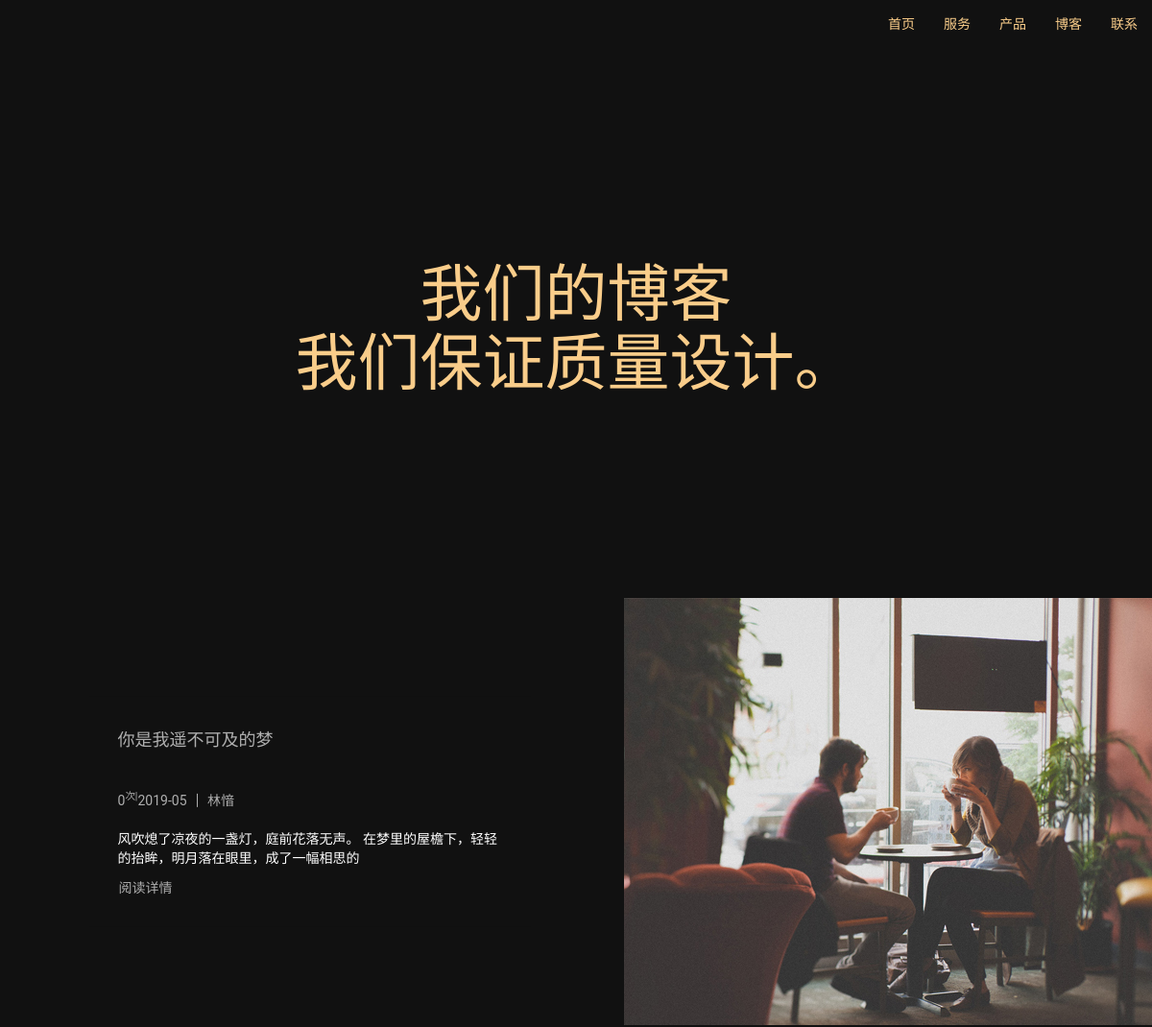
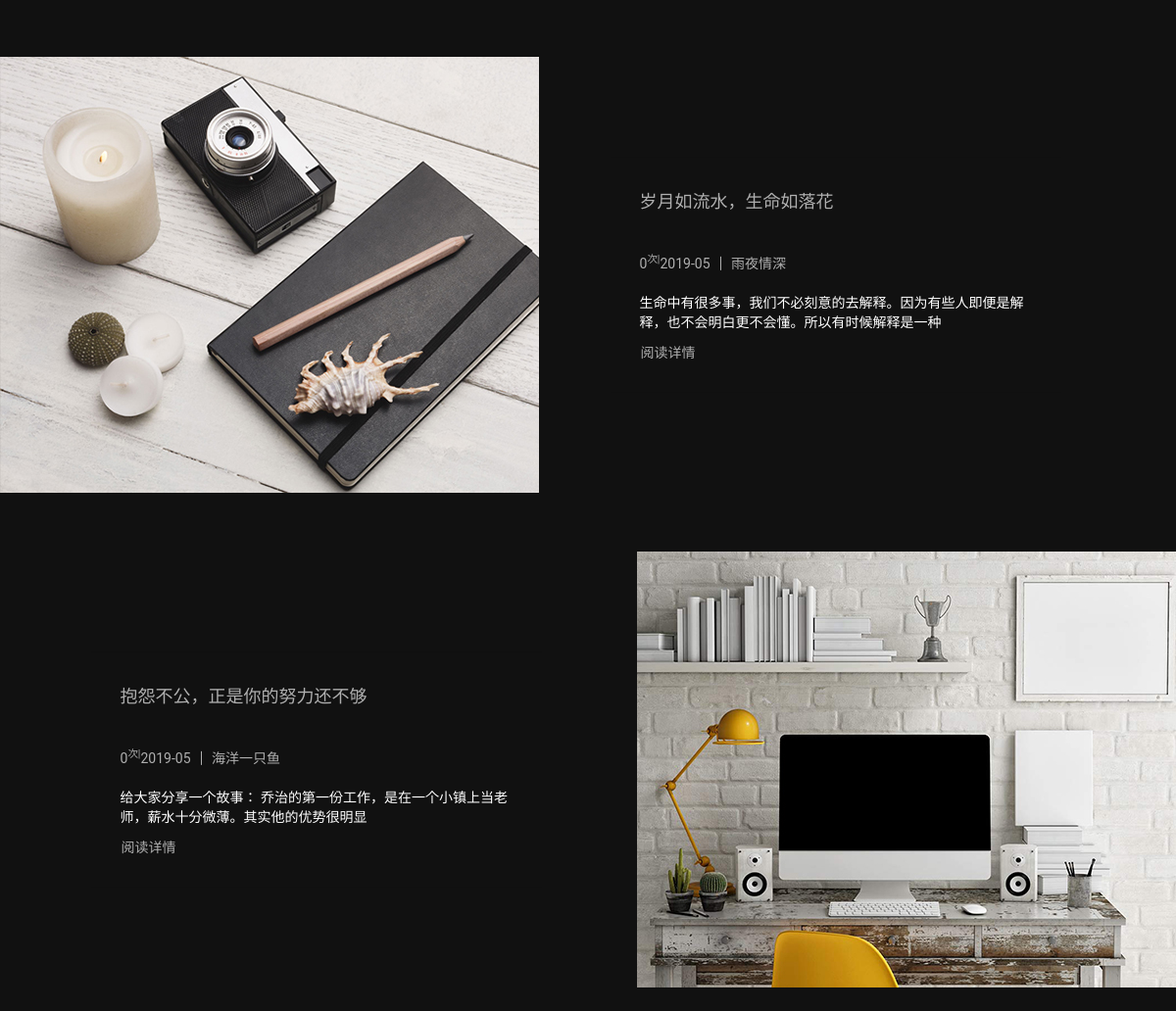
The page /web/allblog/ (upper part) on the database as committed earlier (2 pictures, top to bottom).
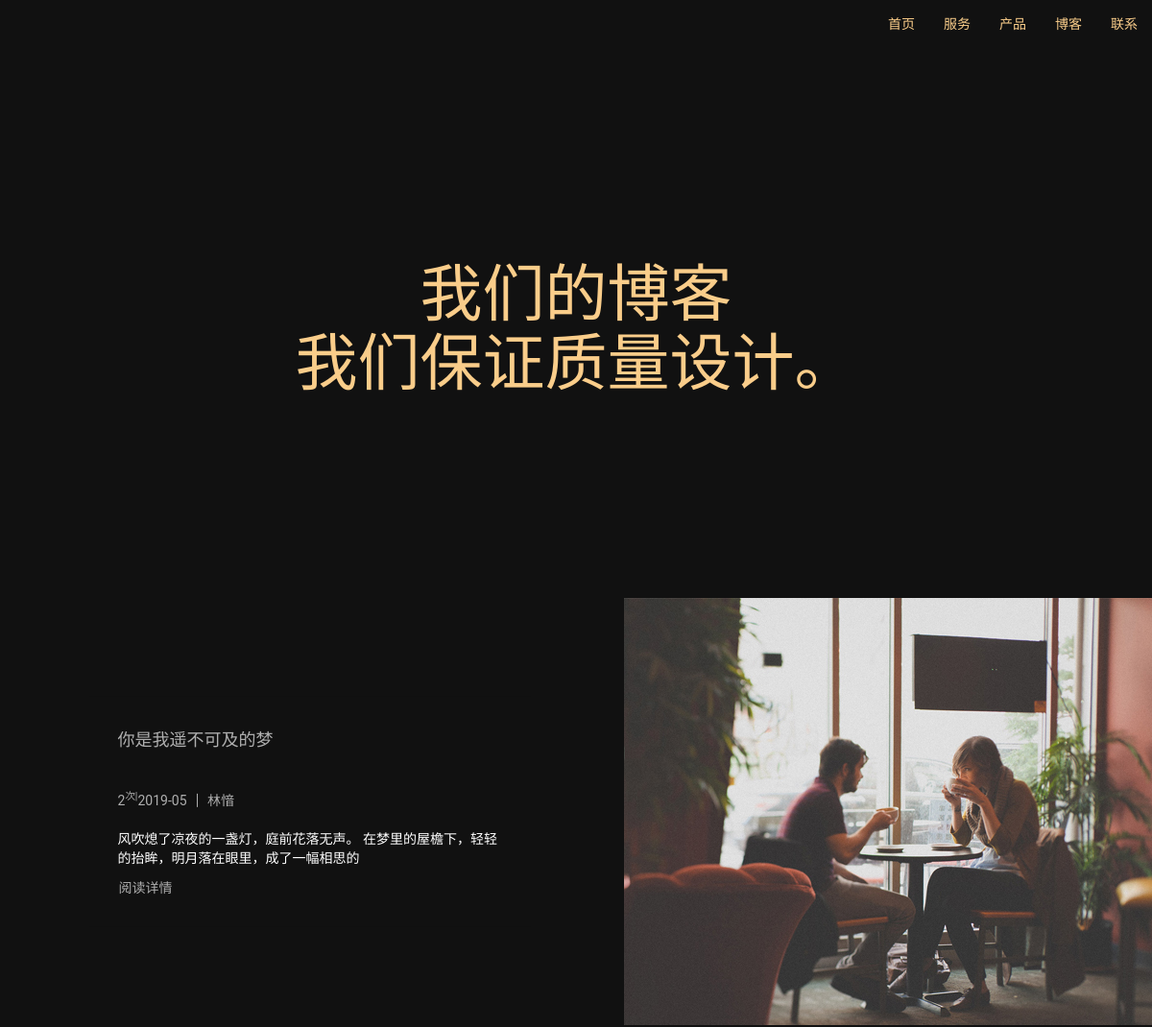
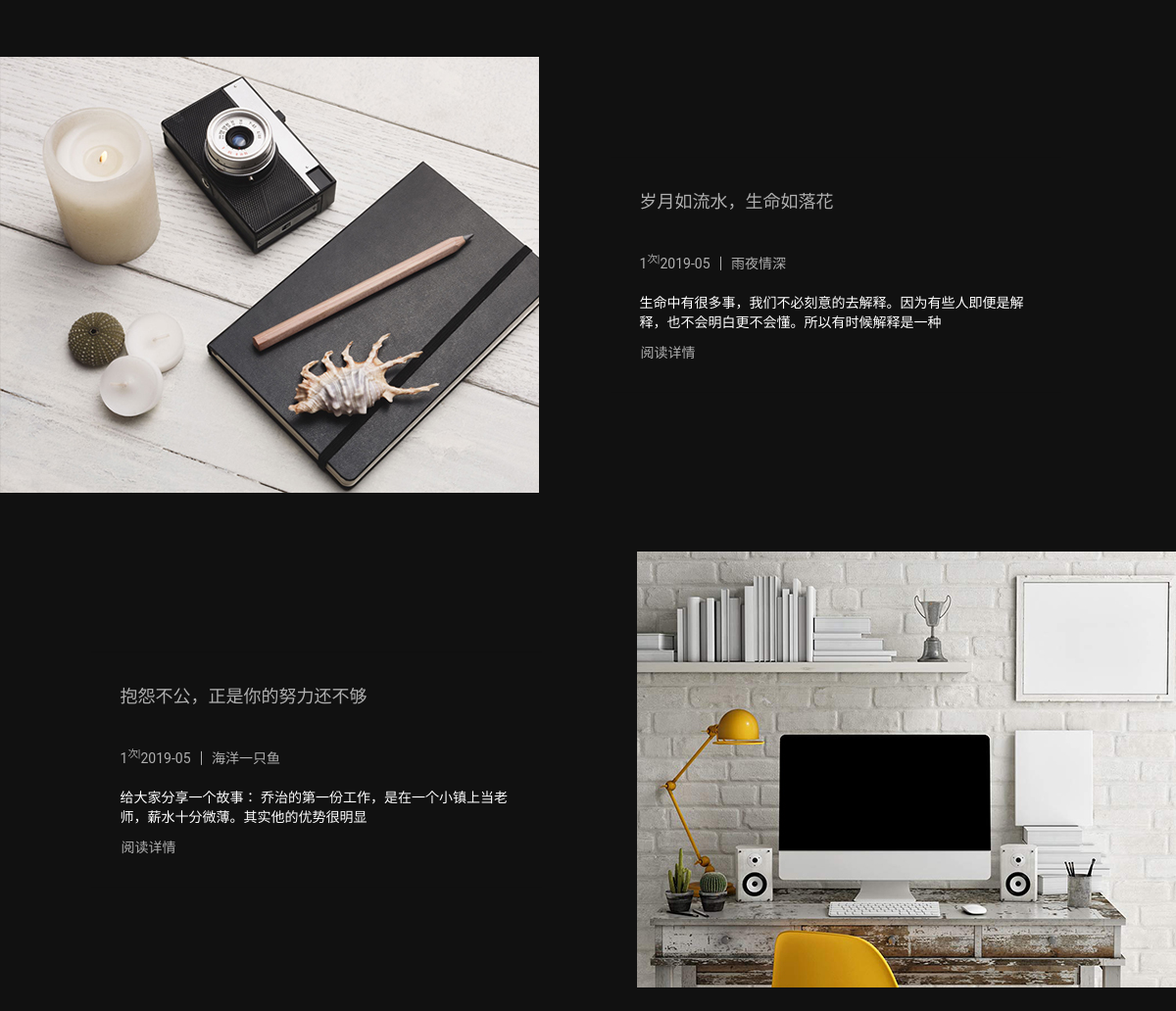
The same page on the database as committed later (2 pictures, top to bottom).
### web/models.py (models this page shows, shortened)
class Article(models.Model):
    auto=models.CharField(max_length=20,verbose_name='作者')
    title = models.CharField(max_length=30, verbose_name='文章')
    body = models.TextField()
    creater_time = models.DateTimeField(auto_now_add=True)
    update_time = models.DateTimeField(auto_now=True)
    views = models.PositiveIntegerField(default=0)
    img=models.ImageField(upload_to='abs')
    category = models.ForeignKey(Category, on_delete=models.CASCADE)
    class Meta():
        verbose_name = '博客文章'
        verbose_name_plural = verbose_name

### web/views.py (the view)
def allblog(request):
    articles = Article.objects.all()
    return render(request,'allblog.html',locals())

### templates/allblog.html (shortened to what this page needs)
<!DOCTYPE html>
<html lang="en">
<head>
    <link rel="stylesheet" href="/static/css/bootstrap.min.css">
    <link rel="stylesheet" href="/static/css/themefisher-fonts.css">
    <link rel="stylesheet" href="/static/css/owl.carousel.css">
    <link rel="stylesheet" href="/static/css/owl.transitions.css">
    <link rel="stylesheet" href="/static/css/magnific-popup.css">
    <link rel="stylesheet" href="/static/css/playfairdisplaysc.css">
    <link rel="stylesheet" href="">
    <link rel="stylesheet" href="/static/css/style.css">
</head>
<body>
<div class="collapse navbar-collapse navbar-ex1-collapse">
      <ul class="nav navbar-nav navbar-right menu">
        <li><a href="{% url 'web:index' %}">首页</a></li>
        <li><a href="{% url 'web:services' %}">服务</a></li>
        <li><a href="{% url 'web:itemn' %}">产品</a></li>
        <li><a href="{% url 'web:blog' %}">博客</a></li>
        <li><a href="{% url 'web:contact' %}">联系</a></li>
      </ul>
    </div>
<section class="page-header services-header" data-parallax="scroll" data-image-src="images/header/blog-folding-img.jpg">
    <div class="container">
        <div class="row">
            <div class="col-md-12">
                <h1 class="text-center">我们的博客 <br> 我们保证质量设计。</h1>
            </div>
        </div>
    </div>
</section>
                {% for en in articles %}
                {% if forloop.counter|divisibleby:2 %}
                <div class="blog-list-section blog-content-right row">
                    <div class="col-md-9 blog-content-area">
                        <div class="blog-img">
                            <img class="img-responsive" src="/static/media/{{ en.img }}" alt="">
                        </div>
                        <div class="blog-content">
                            <a href="blog-single.html"><h4 class="blog-title">{{ en.title }}</h4></a>
                            <div class="meta">
                                <div class="date">
                                    <p>{{ en.views }}<sup>次|</sup>{{ en.creater_time|date:'Y-m'}}</p>
                                </div>
                                <div class="author">
                                    <p>{{ en.auto }}</p>
                                </div>
                            </div>
                            <p class="blog-decisions">{{ en.body|truncatechars:50 }}</p>
                            <a class="btn btn-default th-btn solid-btn" href="{% url 'web:blogsingle' en.id %}" role="button">阅读详情
                                </a>
                        </div>
                    </div>
                </div>
                {% else %}
                <div class="blog-list-section blog-content-left row">
                    <div class="col-md-9 blog-content-area">
                        <div class="blog-img">
                            <img class="img-responsive" src="/static/media/{{ en.img }}" alt="">
                        </div>
                        <div class="blog-content">
                            <a href="blog-single.html"><h4 class="blog-title">{{ en.title }}</h4></a>
                            <div class="meta">
                                <div class="date">
                                    <p>{{ en.views }}<sup>次|</sup>{{ en.creater_time|date:'Y-m'}}</p>
                                </div>
                                <div class="author">
                                    <p>{{ en.auto }}</p>
                                </div>
                            </div>
                            <p class="blog-decisions">{{ en.body|truncatechars:50 }}</p>
                            <a class="btn btn-default th-btn solid-btn" href="{% url 'web:blogsingle' en.id %}" role="button">阅读详情
                                </a>
                        </div>
                    </div>
                </div>
                {% endif %}
                {% endfor %}
</body>
</html>

Rows that differ between the two databases and show on the page:
changed Article "你是我遥不可及的梦": views "0" → "2"
changed Article "岁月如流水，生命如落花": views "0" → "1"
changed Article "抱怨不公，正是你的努力还不够": views "0" → "1"
